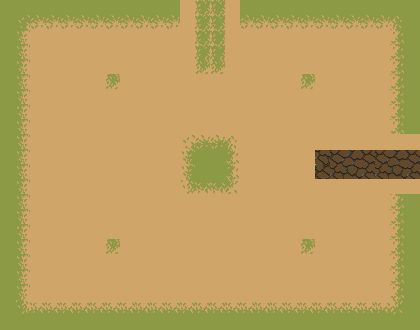

The image is a tile-based game level rendered from a .tmx file. Its description and complete source (layers, tilesets, objects, tile grids) follow:
An orthogonal 28x22 tile map with 15x15 px tiles, 1 tile layer (sueloLayer), 2 tilesets and 17 objects.

<map version="1.10" tiledversion="1.10.2" orientation="orthogonal" renderorder="right-down" width="28" height="22" tilewidth="15" tileheight="15" infinite="0" nextlayerid="3" nextobjectid="26">
 <tileset firstgid="1" source="Ground Tileset.tsx" />
 <tileset firstgid="331" source="bossTileset.tsx" />
 <layer id="1" name="sueloLayer" width="28" height="22">
  <data encoding="csv">
255,255,255,255,255,255,255,255,255,255,255,255,244,257,257,244,255,255,255,255,255,255,255,255,255,255,255,255,
255,221,222,222,222,222,222,222,222,222,222,222,244,257,257,244,222,222,222,222,222,222,222,222,222,222,223,255,
255,243,244,244,244,244,244,244,244,244,244,244,244,257,257,244,244,244,244,244,244,244,244,244,244,244,245,255,
255,243,244,244,244,244,244,244,244,244,244,244,244,257,257,244,244,244,244,244,244,244,244,244,244,244,245,255,
255,243,244,244,244,244,244,244,244,244,244,244,244,279,279,244,244,244,244,244,244,244,244,244,244,244,245,255,
255,243,244,244,244,244,244,279,244,244,244,244,244,244,244,244,244,244,244,244,279,244,244,244,244,244,245,255,
255,243,244,244,244,244,244,244,244,244,244,244,244,244,244,244,244,244,244,244,244,244,244,244,244,244,245,255,
255,243,244,244,244,244,244,244,244,244,244,244,244,244,244,244,244,244,244,244,244,244,244,244,244,244,245,255,
255,243,244,244,244,244,244,244,244,244,244,244,244,244,244,244,244,244,244,244,244,244,244,244,244,244,245,255,
255,243,244,244,244,244,244,244,244,244,244,244,232,233,233,234,244,244,244,244,244,244,244,244,244,244,244,244,
255,243,244,244,244,244,244,244,244,244,244,244,254,255,255,256,244,244,244,244,244,460,545,546,547,545,546,547,
255,243,244,244,244,244,244,244,244,244,244,244,254,255,255,256,244,244,244,244,244,715,630,631,632,630,631,632,
255,243,244,244,244,244,244,244,244,244,244,244,276,277,277,278,244,244,244,244,244,244,244,244,244,244,244,244,
255,243,244,244,244,244,244,244,244,244,244,244,244,244,244,244,244,244,244,244,244,244,244,244,244,244,245,255,
255,243,244,244,244,244,244,244,244,244,244,244,244,244,244,244,244,244,244,244,244,244,244,244,244,244,245,255,
255,243,244,244,244,244,244,244,244,244,244,244,244,244,244,244,244,244,244,244,244,244,244,244,244,244,245,255,
255,243,244,244,244,244,244,279,244,244,244,244,244,244,244,244,244,244,244,244,279,244,244,244,244,244,245,255,
255,243,244,244,244,244,244,244,244,244,244,244,244,244,244,244,244,244,244,244,244,244,244,244,244,244,245,255,
255,243,244,244,244,244,244,244,244,244,244,244,244,244,244,244,244,244,244,244,244,244,244,244,244,244,245,255,
255,243,244,244,244,244,244,244,244,244,244,244,244,244,244,244,244,244,244,244,244,244,244,244,244,244,245,255,
255,265,266,266,266,266,266,266,266,266,266,266,266,266,266,266,266,266,266,266,266,266,266,266,266,266,267,255,
255,255,255,255,255,255,255,255,255,255,255,255,255,255,255,255,255,255,255,255,255,255,255,255,255,255,255,255
</data>
 </layer>
 <objectgroup id="2" name="Colisiones">
  <object id="1" x="0" y="0" width="165" height="15">
   <properties>
    <property name="name" value="pared" />
   </properties>
  </object>
  <object id="2" x="0" y="15" width="15" height="315">
   <properties>
    <property name="name" value="pared" />
   </properties>
  </object>
  <object id="3" x="15" y="315" width="405" height="15">
   <properties>
    <property name="name" value="pared" />
   </properties>
  </object>
  <object id="4" x="405" y="210" width="15" height="105">
   <properties>
    <property name="name" value="pared" />
   </properties>
  </object>
  <object id="5" x="405" y="0" width="15" height="120">
   <properties>
    <property name="name" value="pared" />
   </properties>
  </object>
  <object id="6" x="255" y="0" width="150" height="15">
   <properties>
    <property name="name" value="pared" />
   </properties>
  </object>
  <object id="7" x="165" y="0" width="90" height="15">
   <properties>
    <property name="name" value="puerta" />
   </properties>
  </object>
  <object id="8" x="405" y="120" width="15" height="90">
   <properties>
    <property name="name" value="puerta" />
   </properties>
  </object>
  <object id="9" x="195" y="45" width="30" height="30">
   <properties>
    <property name="name" value="start" />
   </properties>
  </object>
  <object id="10" x="345" y="150" width="30" height="30">
   <properties>
    <property name="name" value="start" />
   </properties>
  </object>
  <object id="12" x="435" y="105" width="30" height="120">
   <properties>
    <property name="name" value="end" />
   </properties>
  </object>
  <object id="13" x="150" y="-45" width="120" height="30">
   <properties>
    <property name="name" value="end" />
   </properties>
  </object>
  <object id="21" gid="134" x="105" y="90" width="16" height="16">
   <properties>
    <property name="enemigo" value="simple" />
   </properties>
  </object>
  <object id="22" gid="134" x="105" y="255" width="16" height="16">
   <properties>
    <property name="enemigo" value="simple" />
   </properties>
  </object>
  <object id="23" gid="134" x="300" y="255" width="16" height="16">
   <properties>
    <property name="enemigo" value="simple" />
   </properties>
  </object>
  <object id="24" gid="134" x="300" y="90" width="16" height="16">
   <properties>
    <property name="enemigo" value="simple" />
   </properties>
  </object>
  <object id="25" gid="134" x="195" y="179" width="30" height="30">
   <properties>
    <property name="enemigo" value="simple" />
   </properties>
  </object>
 </objectgroup>
</map>
